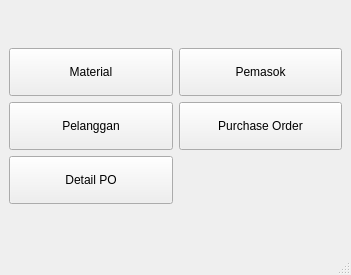
<?xml version="1.0" encoding="UTF-8"?>
<ui version="4.0">
 <class>MainWindow</class>
 <widget class="QMainWindow" name="MainWindow">
  <property name="geometry">
   <rect>
    <x>0</x>
    <y>0</y>
    <width>351</width>
    <height>275</height>
   </rect>
  </property>
  <property name="windowTitle">
   <string>Menu Utama</string>
  </property>
  <widget class="QWidget" name="centralwidget">
   <layout class="QVBoxLayout" name="verticalLayout">
    <item>
     <layout class="QGridLayout" name="gridLayout">
      <item row="2" column="0">
       <widget class="QPushButton" name="btnDetailPO">
        <property name="minimumSize">
         <size>
          <width>160</width>
          <height>48</height>
         </size>
        </property>
        <property name="text">
         <string>Detail PO</string>
        </property>
       </widget>
      </item>
      <item row="0" column="1">
       <widget class="QPushButton" name="btnPemasok">
        <property name="minimumSize">
         <size>
          <width>160</width>
          <height>48</height>
         </size>
        </property>
        <property name="text">
         <string>Pemasok</string>
        </property>
       </widget>
      </item>
      <item row="0" column="0">
       <widget class="QPushButton" name="btnMaterial">
        <property name="minimumSize">
         <size>
          <width>160</width>
          <height>48</height>
         </size>
        </property>
        <property name="text">
         <string>Material</string>
        </property>
       </widget>
      </item>
      <item row="1" column="0">
       <widget class="QPushButton" name="btnPelanggan">
        <property name="minimumSize">
         <size>
          <width>160</width>
          <height>48</height>
         </size>
        </property>
        <property name="text">
         <string>Pelanggan</string>
        </property>
       </widget>
      </item>
      <item row="1" column="1">
       <widget class="QPushButton" name="btnPO">
        <property name="minimumSize">
         <size>
          <width>160</width>
          <height>48</height>
         </size>
        </property>
        <property name="text">
         <string>Purchase Order</string>
        </property>
       </widget>
      </item>
     </layout>
    </item>
   </layout>
  </widget>
  <widget class="QMenuBar" name="menubar">
   <property name="geometry">
    <rect>
     <x>0</x>
     <y>0</y>
     <width>351</width>
     <height>25</height>
    </rect>
   </property>
  </widget>
  <widget class="QStatusBar" name="statusbar"/>
 </widget>
 <resources/>
 <connections/>
</ui>
